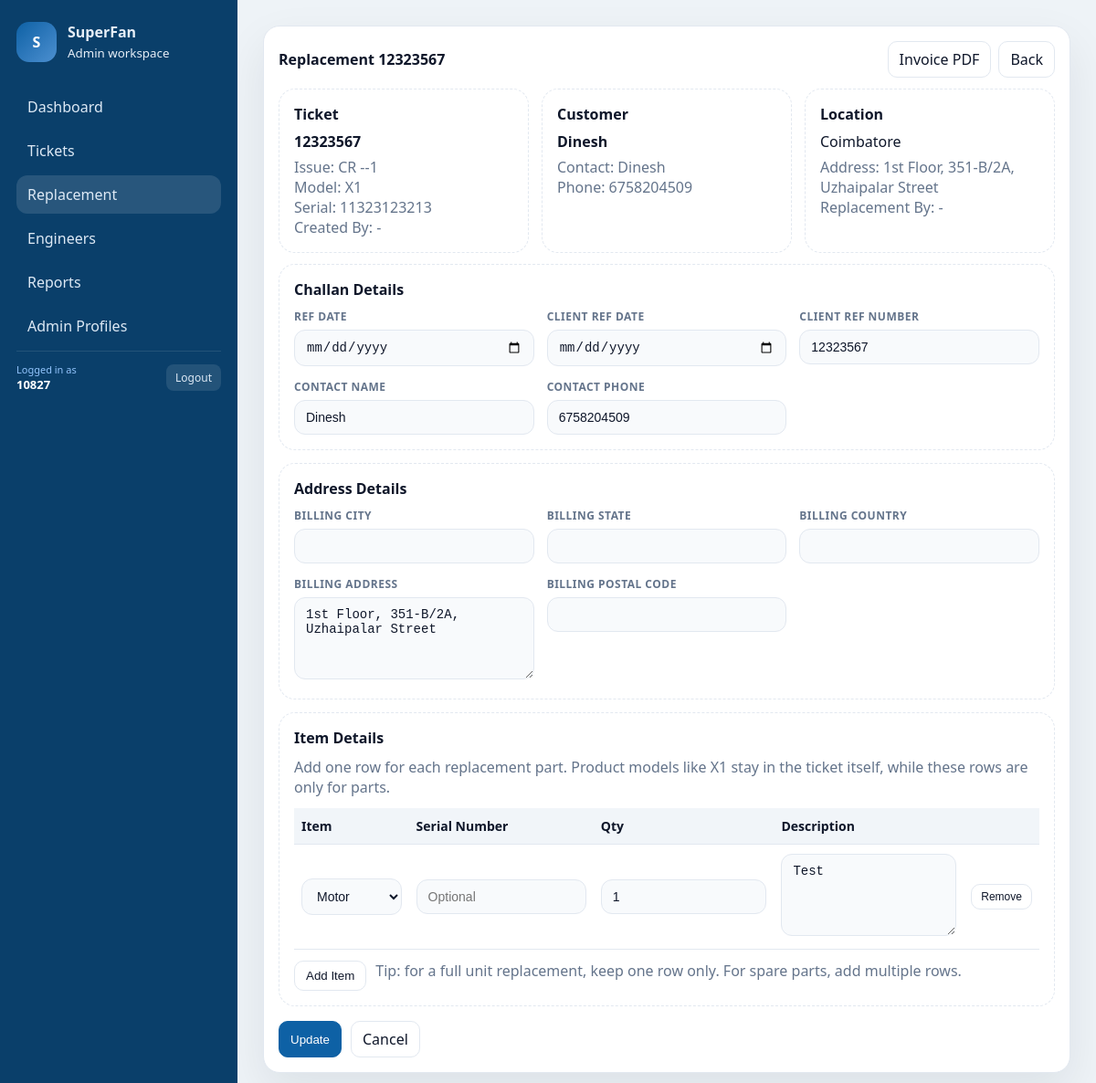
/panel/replacements/17/ (signed in), run on the app's committed database.
### core/models.py (models this page shows, shortened)
class Ticket(models.Model):
    ticket_id = models.CharField(max_length=30, unique=True, blank=True)
    customer = models.ForeignKey(Customer, on_delete=models.PROTECT, related_name='tickets')
    location = models.CharField(max_length=120)
    issue = models.TextField()
    issue_notes = models.TextField(blank=True)
    model = models.CharField(max_length=120, blank=True)
    serial_number = models.CharField(max_length=120, blank=True)
    mfg_date = models.DateField(null=True, blank=True)
    purchase_date = models.DateField(null=True, blank=True)
    new_fan_complaint = models.BooleanField(default=False)
    repeated_complaint_count = models.PositiveIntegerField(null=True, blank=True)
    service_type = models.CharField(max_length=20, choices=TicketServiceType.choices, default=TicketServiceType.ONSITE)
    status = models.CharField(max_length=20, choices=TicketStatus.choices, default=TicketStatus.OPEN)
    assigned_engineer = models.ForeignKey(EngineerProfile, on_delete=models.SET_NULL, null=True, blank=True, related_name='tickets')
    created_by = models.ForeignKey(settings.AUTH_USER_MODEL, on_delete=models.SET_NULL, null=True, blank=True, related_name='created_tickets')
    created_at = models.DateTimeField(auto_now_add=True)
    assigned_at = models.DateTimeField(null=True, blank=True)
    started_at = models.DateTimeField(null=True, blank=True)
    completed_at = models.DateTimeField(null=True, blank=True)
    qr_code = models.CharField(max_length=120, blank=True)

class Customer(models.Model):
    name = models.CharField(max_length=120)
    address = models.CharField(max_length=255, blank=True)
    contact_name = models.CharField(max_length=120, blank=True)
    contact_phone = models.CharField(max_length=30, blank=True)
    active = models.BooleanField(default=True)
    created_at = models.DateTimeField(auto_now_add=True)

class Replacement(models.Model):
    ticket = models.OneToOneField(Ticket, on_delete=models.CASCADE, related_name='replacement')
    created_by = models.ForeignKey(settings.AUTH_USER_MODEL, on_delete=models.SET_NULL, null=True, blank=True, related_name='created_replacements')
    subject = models.CharField(max_length=150, blank=True)
    ref_date = models.DateField(null=True, blank=True)
    client_ref_date = models.DateField(null=True, blank=True)
    ref_number = models.CharField(max_length=80, blank=True)
    custom_challan_number = models.CharField(max_length=80, blank=True, editable=False)
    client_ref_number = models.CharField(max_length=80, blank=True)
    organization_name = models.CharField(max_length=120, blank=True)
    contact_name = models.CharField(max_length=120, blank=True)
    contact_phone = models.CharField(max_length=30, blank=True)
    category = models.CharField(max_length=120, blank=True)
    billing_city = models.CharField(max_length=120, blank=True)
    billing_state = models.CharField(max_length=120, blank=True)
    billing_country = models.CharField(max_length=120, blank=True)
    billing_address = models.TextField(blank=True)
    billing_postal_code = models.CharField(max_length=20, blank=True)
    item_name = models.CharField(max_length=150, blank=True)
    item_description = models.TextField(blank=True)
    quantity = models.PositiveIntegerField(default=1)
    currency = models.CharField(max_length=40, default='India, Rupees')
    tax_mode = models.CharField(max_length=40, default='Group')
    status = models.CharField(max_length=20, choices=ReplacementStatus.choices, default=ReplacementStatus.DRAFT)
    created_at = models.DateTimeField(auto_now_add=True)
    updated_at = models.DateTimeField(auto_now=True)
    class Meta:
        ordering = ('-updated_at', '-created_at')

class ReplacementLineItem(models.Model):
    replacement = models.ForeignKey(Replacement, on_delete=models.CASCADE, related_name='line_items')
    item_name = models.CharField(max_length=150)
    item_description = models.TextField(blank=True)
    quantity = models.PositiveIntegerField(default=1)
    serial_number = models.CharField(max_length=120, blank=True)
    sort_order = models.PositiveIntegerField(default=0)
    created_at = models.DateTimeField(auto_now_add=True)
    updated_at = models.DateTimeField(auto_now=True)
    class Meta:
        ordering = ('sort_order', 'id')

### core/panel_views.py (the view, shortened to what this page needs)
# urls.py: path("replacements/<int:ticket_id>/", panel_views.panel_replacement_edit, name="panel_replacement_edit"),
@login_required(login_url="/panel/login/")
def panel_replacement_edit(request, ticket_id):
    if not request.user.is_staff:
        return redirect("panel:panel_login")
    ticket = Ticket.objects.select_related("customer", "created_by", "replacement__created_by").prefetch_related("replacement__line_items").get(id=ticket_id, service_type=TicketServiceType.REPLACEMENT)
    try:
        replacement = ticket.replacement
    except Replacement.DoesNotExist:
        replacement = Replacement(ticket=ticket)
    form = PanelReplacementForm(request.POST or None, instance=replacement, ticket=ticket, created_by=request.user)
    items = Item.objects.filter(active=True).order_by("name")
    return render(
        request,
        "panel/replacement_form.html",
        {
            "form": form,
            "ticket": ticket,
            "replacement": replacement,
            "items": items,
            "page_title": "Replacement",
        },
    )

### support_backend/template_flags.py (called while the page is built)
def panel_flags(request):
    return {
        "PANEL_SHOW_FILTERS": getattr(settings, "PANEL_SHOW_FILTERS", True),
        "PANEL_SHOW_ENGINEER_ADD": getattr(settings, "PANEL_SHOW_ENGINEER_ADD", True),
        "PANEL_SHOW_ADMIN_LINK": getattr(settings, "PANEL_SHOW_ADMIN_LINK", True),
    }

### templates/panel/replacement_form.html (shortened to what this page needs)
{% extends "panel/base.html" %}
{% block content %}
  <div class="card">
    <div style="display:flex;align-items:center;justify-content:space-between;">
      <strong>Replacement {{ ticket.ticket_id }}</strong>
      <div style="display:flex;gap:8px;">
        {% if replacement.pk %}
          <a class="btn" href="{% url 'panel:panel_replacement_invoice' ticket.id %}" target="_blank" rel="noopener">Invoice PDF</a>
        {% endif %}
        <a class="btn" href="{% url 'panel:panel_replacements' %}">Back</a>
      </div>
    </div>
    <div class="grid cols-3" style="margin-top:12px;">
      <div class="card" style="box-shadow:none;border:1px dashed var(--border);">
        <div style="font-weight:600;margin-bottom:8px;">Ticket</div>
        <div><strong>{{ ticket.ticket_id }}</strong></div>
        <div class="muted" style="margin-top:6px;">Issue: {{ ticket.issue|default:"-" }}</div>
        <div class="muted">Model: {{ ticket.model|default:"-" }}</div>
        <div class="muted">Serial: {{ ticket.serial_number|default:"-" }}</div>
        <div class="muted">Created By: {% if ticket.created_by %}{{ ticket.created_by.get_full_name|default:ticket.created_by.username }}{% else %}-{% endif %}</div>
      </div>
      <div class="card" style="box-shadow:none;border:1px dashed var(--border);">
        <div style="font-weight:600;margin-bottom:8px;">Customer</div>
        <div><strong>{{ ticket.customer.name|default:"-" }}</strong></div>
        <div class="muted" style="margin-top:6px;">Contact: {{ ticket.customer.contact_name|default:ticket.customer.name }}</div>
        <div class="muted">Phone: {{ ticket.customer.contact_phone|default:"-" }}</div>
      </div>
      <div class="card" style="box-shadow:none;border:1px dashed var(--border);">
        <div style="font-weight:600;margin-bottom:8px;">Location</div>
        <div>{{ ticket.location|default:"-" }}</div>
        <div class="muted" style="margin-top:6px;">Address: {{ ticket.customer.address|default:"-" }}</div>
        <div class="muted">Replacement By: {% if replacement.created_by %}{{ replacement.created_by.get_full_name|default:replacement.created_by.username }}{% else %}-{% endif %}</div>
      </div>
    </div>
    <form method="post" style="margin-top:12px;">
      <div class="card" style="box-shadow:none;border:1px dashed var(--border);">
        <div style="font-weight:600;margin-bottom:10px;">Challan Details</div>
        <div class="grid cols-3">
          <div>
            <label>Ref Date</label>
            {{ form.ref_date }}
          </div>
          <div>
            <label>Client Ref Date</label>
            {{ form.client_ref_date }}
          </div>
          <div>
            <label>Client Ref Number</label>
            {{ form.client_ref_number }}
          </div>
          <div>
            <label>Contact Name</label>
            {{ form.contact_name }}
          </div>
          <div>
            <label>Contact Phone</label>
            {{ form.contact_phone }}
          </div>
        </div>
      </div>
      <div class="card" style="margin-top:14px;box-shadow:none;border:1px dashed var(--border);">
        <div style="font-weight:600;margin-bottom:10px;">Address Details</div>
        <div class="grid cols-3">
          <div>
            <label>Billing City</label>
            {{ form.billing_city }}
          </div>
          <div>
            <label>Billing State</label>
            {{ form.billing_state }}
          </div>
          <div>
            <label>Billing Country</label>
            {{ form.billing_country }}
          </div>
          <div>
            <label>Billing Address</label>
            {{ form.billing_address }}
          </div>
          <div>
            <label>Billing Postal Code</label>
            {{ form.billing_postal_code }}
          </div>
        </div>
      </div>
      <div class="card" style="margin-top:14px;box-shadow:none;border:1px dashed var(--border);">
        <div style="font-weight:600;margin-bottom:10px;">Item Details</div>
        <div class="muted" style="margin-bottom:12px;">Add one row for each replacement part. Product models like {{ ticket.model|default:"this ticket's product" }} stay in the ticket itself, while these rows are only for parts.</div>
        <div style="overflow:auto;">
          <table class="table" id="line-items-table">
            <thead>
              <tr>
                <th>Item</th>
                <th>Serial Number</th>
                <th>Qty</th>
                <th>Description</th>
                <th></th>
              </tr>
            </thead>
            <tbody id="line-items-body">
              {% for row in form.line_item_rows %}
                <tr class="line-item-row">
                  <td>
                    <select name="line_item_name">
                      {% for choice in form.spare_part_choices %}
                        <option value="{{ choice }}" {% if row.item_name == choice %}selected{% endif %}>{{ choice }}</option>
                      {% endfor %}
                    </select>
                  </td>
                  <td><input type="text" name="line_item_serial_number" value="{{ row.serial_number|default:'' }}" placeholder="Optional"></td>
                  <td><input type="number" name="line_item_quantity" value="{{ row.quantity|default:'1' }}" min="1"></td>
                  <td><textarea name="line_item_description" rows="2" placeholder="Notes or exact part details">{{ row.item_description|default:'' }}</textarea></td>
                  <td><button type="button" class="btn remove-line-item">Remove</button></td>
                </tr>
              {% endfor %}
            </tbody>
          </table>
        </div>
        <div style="margin-top:12px;display:flex;gap:10px;flex-wrap:wrap;">
          <button type="button" id="add-line-item" class="btn">Add Item</button>
          <span class="muted">Tip: for a full unit replacement, keep one row only. For spare parts, add multiple rows.</span>
        </div>
      </div>
      <div style="margin-top:16px;display:flex;gap:10px;">
        <button class="btn primary" type="submit">{% if replacement.pk and replacement.status == "COMPLETED" %}Update{% else %}Complete{% endif %}</button>
        <a class="btn" href="{% url 'panel:panel_replacements' %}">Cancel</a>
      </div>
    </form>
  </div>
{% endblock %}

### templates/panel/base.html (shortened to what this page needs)
{% load static %}
<!DOCTYPE html>
<html lang="en">
  <head>
  </head>
  <body>
    <div class="shell">
      <aside class="sidebar">
        <div class="brand">
          <div class="brand-badge">S</div>
          <div>
            <div style="font-weight:700;">SuperFan</div>
            <small>Admin workspace</small>
          </div>
        </div>
        <nav class="nav">
          <a href="/panel/" class="{% if page_title == 'Dashboard' %}active{% endif %}">Dashboard</a>
          <a href="/panel/tickets/" class="{% if page_title == 'Tickets' %}active{% endif %}">Tickets</a>
          <a href="/panel/replacements/" class="{% if page_title == 'Replacement' %}active{% endif %}">Replacement</a>
          <a href="/panel/engineers/" class="{% if page_title == 'Engineers' %}active{% endif %}">Engineers</a>
          <a href="/panel/reports/" class="{% if page_title == 'Reports' %}active{% endif %}">Reports</a>
          <a href="/panel/admins/" class="{% if page_title == 'Admin Profiles' %}active{% endif %}">Admin Profiles</a>
          <div style="margin-top:auto;padding-top:12px;border-top:1px solid rgba(255,255,255,0.1);display:flex;align-items:center;justify-content:space-between;gap:8px;">
            <div>
              <div style="font-size:11px;color:#93c5fd;">Logged in as</div>
              <div style="font-weight:600;color:white;font-size:13px;">{{ user.get_full_name|default:user.username }}</div>
            </div>
            <a href="/panel/logout/" onclick="document.getElementById('logout-modal').style.display='flex';return false;" style="padding:6px 10px;background:rgba(255,255,255,0.1);border-radius:8px;color:#dde9f5;font-size:12px;">Logout</a>
          </div>
        </nav>
      </aside>
      <main class="content">
        {% block content %}{% endblock %}
      </main>
    </div>
  </body>
</html>

### templates/panel/base.html (style rules this page uses)
:root { --bg: #eef3f7; --surface: #ffffff; --muted: #64748b; --ink: #0f172a; --accent: #0e61a5; --accent-2: #4c8fd0; --border: #e2e8f0; --shadow: 0 20px 50px rgba(15, 23, 42, 0.08); }
* { box-sizing: border-box; }
body { margin: 0; font-family: "Segoe UI", system-ui, -apple-system, sans-serif; background: var(--bg); color: var(--ink); overflow: hidden; }
.shell { display: grid; grid-template-columns: 260px 1fr; height: 100vh; }
.sidebar { background: #0a3f6a; color: #e6eef7; padding: 24px 18px; overflow-y: auto; }
.brand { display: flex; align-items: center; gap: 12px; margin-bottom: 28px; }
.brand-badge { width: 44px; height: 44px; border-radius: 14px; background: linear-gradient(135deg, #0e61a5, #4c8fd0); display: grid; place-items: center; color: white; font-weight: 700; }
.nav { display: grid; gap: 6px; }
.nav a { color: #dde9f5; text-decoration: none; padding: 10px 12px; border-radius: 12px; display: flex; align-items: center; gap: 8px; }
.nav a.active, .nav a:hover { background: rgba(255,255,255,0.12); }
.content { padding: 28px; overflow-y: auto; }
.card { background: var(--surface); border: 1px solid var(--border); border-radius: 18px; padding: 16px; box-shadow: var(--shadow); }
.table .btn { padding: 6px 10px; font-size: 12px; }
label { display: block; font-size: 12px; font-weight: 600; color: var(--muted); margin-bottom: 6px; text-transform: uppercase; letter-spacing: 0.04em; }
input, select, textarea { width: 100%; padding: 10px 12px; border-radius: 12px; border: 1px solid var(--border); background: #f8fafc; color: var(--ink); font-size: 14px; outline: none; transition: border-color 0.15s ease, box-shadow 0.15s ease; }
textarea { min-height: 90px; resize: vertical; }
.grid { display: grid; gap: 14px; }
.grid.cols-3 { grid-template-columns: repeat(3, minmax(0, 1fr)); }
.muted { color: var(--muted); }
.table { width: 100%; border-collapse: collapse; font-size: 14px; }
.table th, .table td { padding: 10px 8px; border-bottom: 1px solid var(--border); text-align: left; }
.table th { color: #0f172a; font-weight: 700; background: #f1f5f9; }
.btn { display: inline-flex; align-items: center; gap: 6px; padding: 8px 12px; border-radius: 10px; border: 1px solid var(--border); text-decoration: none; color: var(--ink); background: white; }
.btn.primary { background: var(--accent); color: white; border-color: var(--accent); }

### data on the page
Ticket: ticket_id "12323567", issue "CR --1", model "X1", serial_number "11323123213", customer.name "Dinesh", customer.contact_name "Dinesh", customer.contact_phone "6758204509", location "Coimbatore", customer.address "1st Floor, 351-B/2A, Uzhaipalar Street"
Replacement: client_ref_number "12323567", contact_name "Dinesh", contact_phone "6758204509", billing_address "1st Floor, 351-B/2A, Uzhaipalar Street"
ReplacementLineItem: line_item_name "Motor", line_item_description "Test"

### other printed values
{{ user.get_full_name|default:user.username }} "10827"
